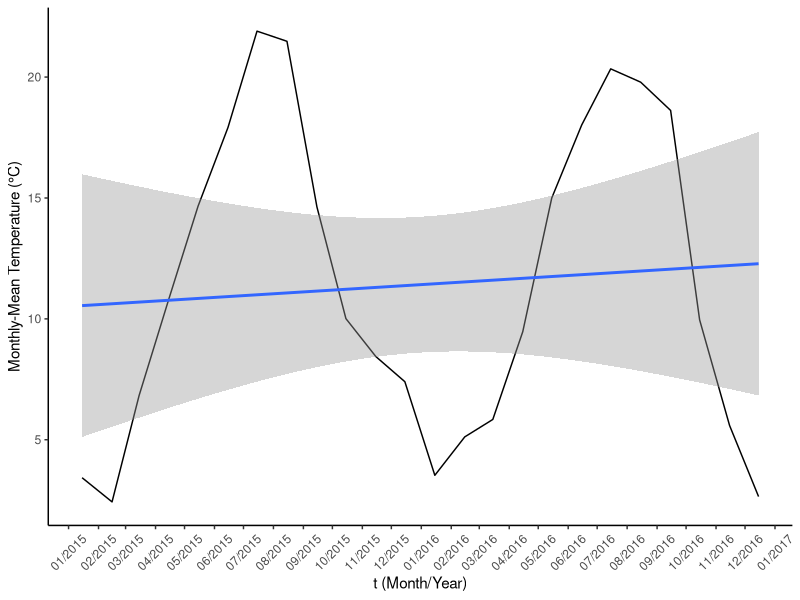
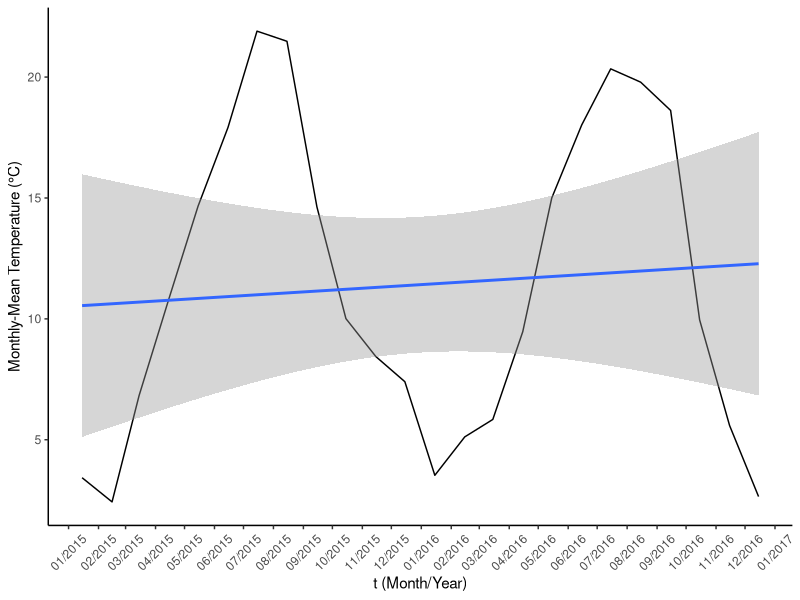
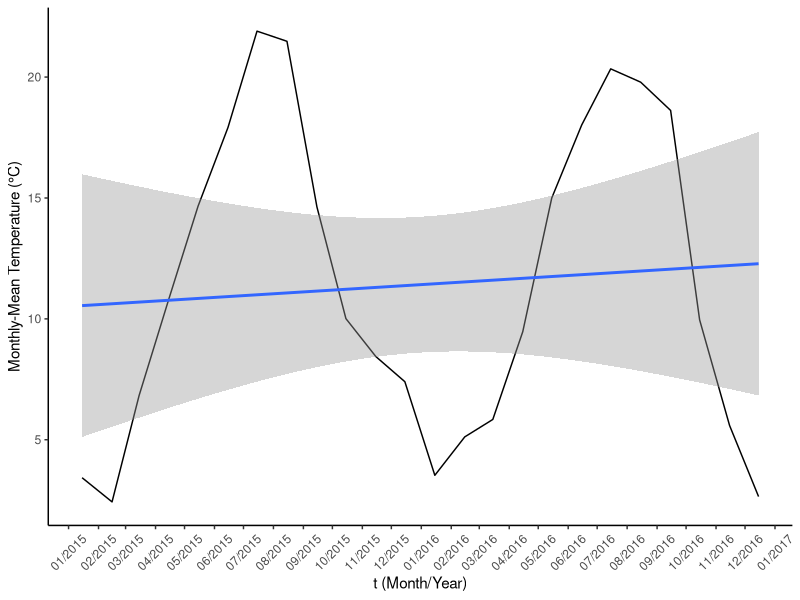

These figures' R source, in order:
## ---- chunk 1

knitr::opts_chunk$set(
  class.output  = "bg-success",
  class.message = "bg-info text-info",
  class.warning = "bg-warning text-warning",
  class.error   = "bg-danger text-danger"
  )
## ---- chunk 2

usePackage <- function(p)   
{ 
  if (!is.element(p, installed.packages()[,1])) 
    install.packages(p, dep = TRUE, repos="https://cloud.r-project.org/", lib=.libPaths()[1]) 
  require(p, character.only = TRUE) 
} 
  
usePackage("data.table")
usePackage("ggplot2")


clim <- fread("clim_DWD_Geisenheim_historic_monthly.csv")
clim[,"MESS_DATUM":=as.POSIXct(MESS_DATUM)] 


pB1 <- ggplot(clim[MESS_DATUM >= as.POSIXct("2015-01-01") & MESS_DATUM < as.POSIXct("2017-01-01")], 
        aes(x=MESS_DATUM,y=MO_TT.Lufttemperatur))+
        geom_line()+
        geom_smooth(method="lm")+
        scale_x_datetime(name="t (Month/Year)",date_breaks = "1 month", date_labels = "%m/%Y")+
        ylab("Monthly-Mean Temperature (°C)")+
        theme_classic()+
            theme(axis.text.x=element_text(angle = 45, vjust=0.5))

## ---- chunk 3
# Options of the ggsave-function: ?ggsave
# ggsave(
#   filename,
#   plot = last_plot(),
#   device = NULL,
#   path = NULL,
#   scale = 1,
#   width = NA,
#   height = NA,
#   units = c("in", "cm", "mm"),
#   dpi = 300,
#   limitsize = TRUE,
# )

# Print the plot 
pB1

# save the last printed plot as 15x10cm PDF
ggsave("FigurePB1.pdf", width=15,height=10, unit="cm")


# save a plot (variable) without printing, as 15x10cm PNG with a 300 DPI resolution
ggsave("FigurePB1.png", plot=pB1, width=15,height=10, unit="cm", dpi=300)



## ---- chunk 4

sessionInfo()

